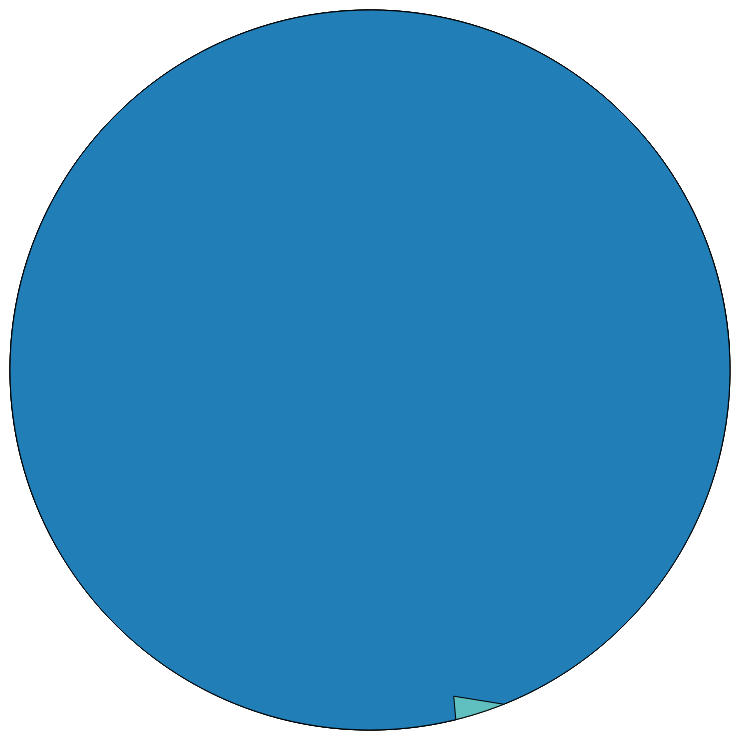

The specification (Vega-Lite) saved for this image:
### Vega specification from a JSON file in a GitHub repository (floating-point values rounded to 4 significant figures)
{"$schema": "https://vega.github.io/schema/vega/v6.json", "autosize": "none", "background": "white", "padding": 5, "width": 360, "height": 360, "style": "view", "data": [{"name": "source_0", "values": [{"type": "Feature", "properties": {"name": "w1", "v": 1}, "geometry": {"type": "Polygon", "coordinates": [[[-170, 10], [-60, 15], [-50, 70], [-160, 65], [-170, 10]]]}}, {"type": "Feature", "properties": {"name": "w2", "v": 4}, "geometry": {"type": "Polygon", "coordinates": [[[-10, 35], [40, 35], [40, 70], [-10, 60], [-10, 35]]]}}, {"type": "Feature", "properties": {"name": "w3", "v": 8}, "geometry": {"type": "Polygon", "coordinates": [[[60, -10], [150, -10], [150, 50], [70, 40], [60, -10]]]}}, {"type": "Feature", "properties": {"name": "w4", "v": 6}, "geometry": {"type": "Polygon", "coordinates": [[[110, -40], [155, -40], [155, -12], [110, -12], [110, -40]]]}}], "format": {"type": "json"}}, {"name": "data_0", "source": "source_0", "transform": [{"type": "formula", "expr": "datum[\"properties\"] && datum[\"properties\"][\"v\"]", "as": "properties.v"}, {"type": "filter", "expr": "isValid(datum[\"properties.v\"]) && isFinite(+datum[\"properties.v\"])"}]}], "projections": [{"name": "projection", "size": {"signal": "[width, height]"}, "fit": {"signal": "data('data_0')"}, "type": "gnomonic", "clipAngle": 45, "rotate": [-100, -30]}], "marks": [{"name": "marks", "type": "shape", "style": ["geoshape"], "from": {"data": "data_0"}, "encode": {"update": {"stroke": {"value": "black"}, "strokeWidth": {"value": 0.5}, "fill": {"scale": "color", "field": "properties\\.v"}, "ariaRoleDescription": {"value": "geoshape"}, "description": {"signal": "\"properties.v: \" + (format(datum[\"properties.v\"], \"\"))"}}}, "transform": [{"type": "geoshape", "projection": "projection"}]}], "scales": [{"name": "color", "type": "linear", "domain": {"data": "data_0", "field": "properties\\.v"}, "range": "heatmap", "interpolate": "hcl", "zero": false}], "legends": [{"fill": "color", "gradientLength": {"signal": "clamp(height, 64, 200)"}, "title": "properties.v"}]}
